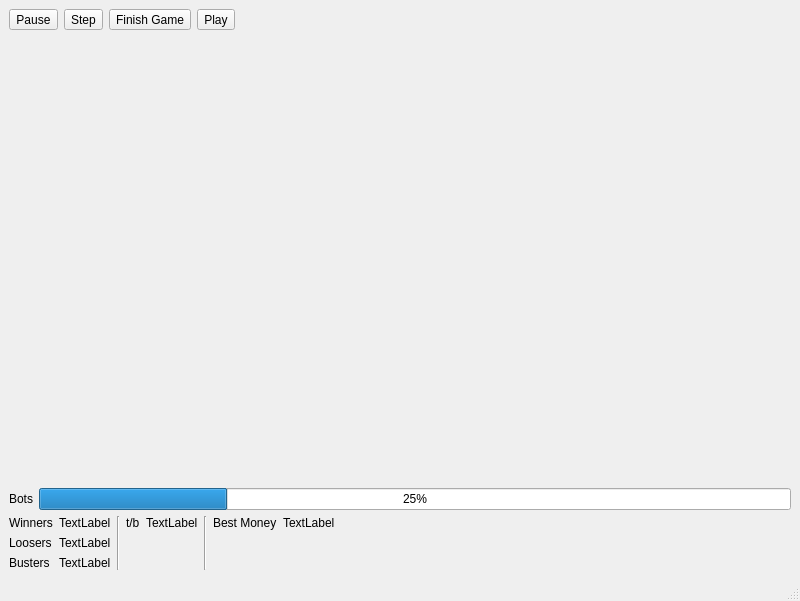
<?xml version="1.0" encoding="UTF-8"?>
<ui version="4.0">
 <class>MainWindow</class>
 <widget class="QMainWindow" name="MainWindow">
  <property name="geometry">
   <rect>
    <x>0</x>
    <y>0</y>
    <width>800</width>
    <height>601</height>
   </rect>
  </property>
  <property name="windowTitle">
   <string>Blackjack Bot</string>
  </property>
  <widget class="QWidget" name="centralwidget">
   <layout class="QVBoxLayout" name="verticalLayout">
    <item>
     <layout class="QHBoxLayout" name="horizontalLayout">
      <item>
       <widget class="QToolButton" name="btn_pause">
        <property name="text">
         <string>Pause</string>
        </property>
       </widget>
      </item>
      <item>
       <widget class="QToolButton" name="btn_step">
        <property name="text">
         <string>Step</string>
        </property>
       </widget>
      </item>
      <item>
       <widget class="QToolButton" name="btn_step_round">
        <property name="text">
         <string>Finish Game</string>
        </property>
       </widget>
      </item>
      <item>
       <widget class="QToolButton" name="btn_play">
        <property name="text">
         <string>Play</string>
        </property>
       </widget>
      </item>
      <item>
       <spacer name="horizontalSpacer">
        <property name="orientation">
         <enum>Qt::Horizontal</enum>
        </property>
        <property name="sizeHint" stdset="0">
         <size>
          <width>40</width>
          <height>20</height>
         </size>
        </property>
       </spacer>
      </item>
     </layout>
    </item>
    <item>
     <layout class="QHBoxLayout" name="hlayout_dealers_hand">
      <item>
       <spacer name="horizontalSpacer_3">
        <property name="orientation">
         <enum>Qt::Horizontal</enum>
        </property>
        <property name="sizeHint" stdset="0">
         <size>
          <width>40</width>
          <height>20</height>
         </size>
        </property>
       </spacer>
      </item>
     </layout>
    </item>
    <item>
     <layout class="QHBoxLayout" name="hlayout_players_hand">
      <item>
       <spacer name="horizontalSpacer_4">
        <property name="orientation">
         <enum>Qt::Horizontal</enum>
        </property>
        <property name="sizeHint" stdset="0">
         <size>
          <width>40</width>
          <height>20</height>
         </size>
        </property>
       </spacer>
      </item>
     </layout>
    </item>
    <item>
     <spacer name="verticalSpacer">
      <property name="orientation">
       <enum>Qt::Vertical</enum>
      </property>
      <property name="sizeHint" stdset="0">
       <size>
        <width>20</width>
        <height>40</height>
       </size>
      </property>
     </spacer>
    </item>
    <item>
     <layout class="QHBoxLayout" name="horizontalLayout_2">
      <item>
       <widget class="QLabel" name="label">
        <property name="text">
         <string>Bots</string>
        </property>
       </widget>
      </item>
      <item>
       <widget class="QProgressBar" name="progressBar">
        <property name="value">
         <number>25</number>
        </property>
       </widget>
      </item>
     </layout>
    </item>
    <item>
     <layout class="QHBoxLayout" name="horizontalLayout_3">
      <property name="sizeConstraint">
       <enum>QLayout::SetDefaultConstraint</enum>
      </property>
      <item>
       <layout class="QFormLayout" name="form_data_0">
        <item row="1" column="0">
         <widget class="QLabel" name="label_winners">
          <property name="text">
           <string>Winners</string>
          </property>
         </widget>
        </item>
        <item row="1" column="1">
         <widget class="QLabel" name="print_winners">
          <property name="text">
           <string>TextLabel</string>
          </property>
         </widget>
        </item>
        <item row="2" column="0">
         <widget class="QLabel" name="label_loosers">
          <property name="text">
           <string>Loosers</string>
          </property>
         </widget>
        </item>
        <item row="2" column="1">
         <widget class="QLabel" name="print_loosers">
          <property name="text">
           <string>TextLabel</string>
          </property>
         </widget>
        </item>
        <item row="3" column="0">
         <widget class="QLabel" name="label_busters">
          <property name="text">
           <string>Busters</string>
          </property>
         </widget>
        </item>
        <item row="3" column="1">
         <widget class="QLabel" name="print_busters">
          <property name="text">
           <string>TextLabel</string>
          </property>
         </widget>
        </item>
       </layout>
      </item>
      <item>
       <widget class="Line" name="line">
        <property name="orientation">
         <enum>Qt::Vertical</enum>
        </property>
       </widget>
      </item>
      <item>
       <layout class="QFormLayout" name="form_data_1">
        <item row="0" column="0">
         <widget class="QLabel" name="label_tb">
          <property name="text">
           <string>t/b</string>
          </property>
         </widget>
        </item>
        <item row="0" column="1">
         <widget class="QLabel" name="print_tb">
          <property name="text">
           <string>TextLabel</string>
          </property>
         </widget>
        </item>
       </layout>
      </item>
      <item>
       <widget class="Line" name="line_2">
        <property name="orientation">
         <enum>Qt::Vertical</enum>
        </property>
       </widget>
      </item>
      <item>
       <layout class="QFormLayout" name="form_data_2">
        <item row="0" column="0">
         <widget class="QLabel" name="label_best_money">
          <property name="text">
           <string>Best Money</string>
          </property>
         </widget>
        </item>
        <item row="0" column="1">
         <widget class="QLabel" name="print_best_money">
          <property name="text">
           <string>TextLabel</string>
          </property>
         </widget>
        </item>
       </layout>
      </item>
      <item>
       <spacer name="horizontalSpacer_2">
        <property name="orientation">
         <enum>Qt::Horizontal</enum>
        </property>
        <property name="sizeHint" stdset="0">
         <size>
          <width>40</width>
          <height>20</height>
         </size>
        </property>
       </spacer>
      </item>
     </layout>
    </item>
   </layout>
  </widget>
  <widget class="QMenuBar" name="menubar">
   <property name="geometry">
    <rect>
     <x>0</x>
     <y>0</y>
     <width>800</width>
     <height>21</height>
    </rect>
   </property>
  </widget>
  <widget class="QStatusBar" name="statusbar"/>
 </widget>
 <resources/>
 <connections/>
</ui>
